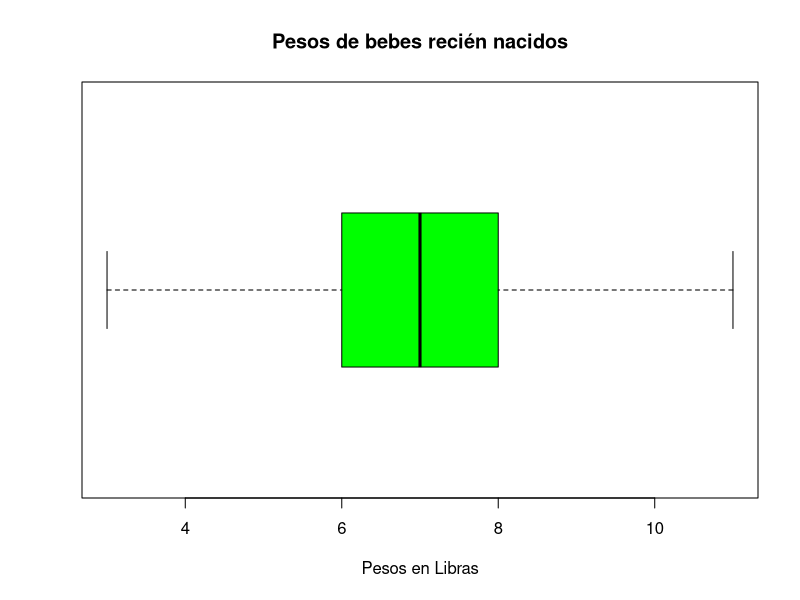
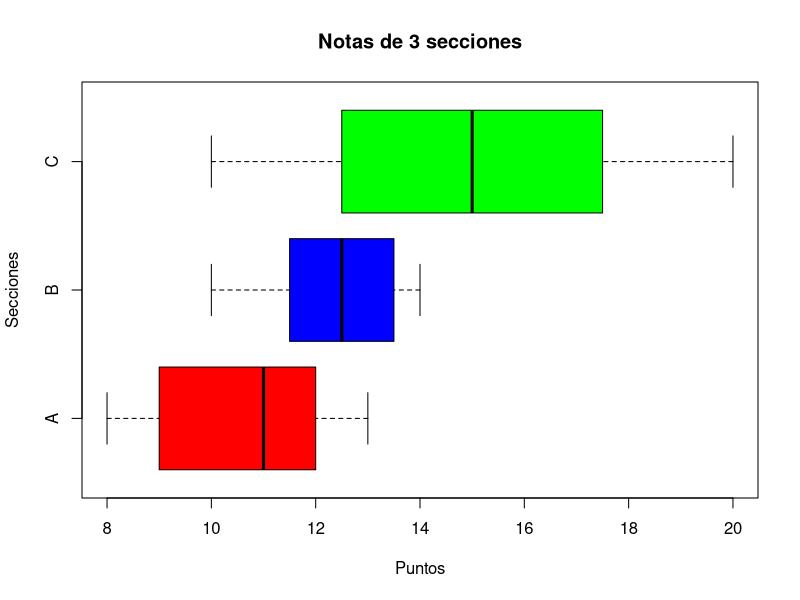

Reproduce these figures in R, in order.
## ---- chunk 1
knitr::opts_chunk$set(echo = TRUE)
## ---- chunk 2
# Medidas de forma
x<-c(4,8,4,6,8,6,7,7,7,8,10,9,7,6,10,8,5,9,6,3,7,6,4,7,6,9,7,4,7,6,8,8,9,11,8,7,
10,8,5,7,7,6,5,10,8,9,7,5,6,5)

#Medidas de Posicion
quantile(x,prob = c(0.34,0.07,0.75))

## ---- chunk 3
#Medidas de forma
library(psych)
#Asimetria
skew(x, na.rm = TRUE,type=3)

## ---- chunk 4
#Kurtosis FISHER... 0
kurtosi(x, na.rm = TRUE,type=3)
## ---- chunk 5
# Diagrama de caja
boxplot(x, horizontal = TRUE, col = "green",border = "black", main="Pesos de bebes recién nacidos",
        xlab = "Pesos en Libras")
## ---- chunk 6
# Notas
A<-c(10,8,12,11,13,12,8,10,8,12,11,13,12,8,10,11)
B<-c(10,11,12,13,14,13,14,12,10,11,12,13,14,13,14,12)
C<-c(11,10,13,16,18,10,15,16,19,20,18,17,15,13,12,14)

# Diagrama de cajas
boxplot(A,B,C,horizontal = TRUE,
        border = "black", col = c("red", "blue", "green", "yellow", "purple"), main="Notas de 3 secciones", xlab = "Puntos", ylab= "Secciones", names=c("A", "B", "C"))
